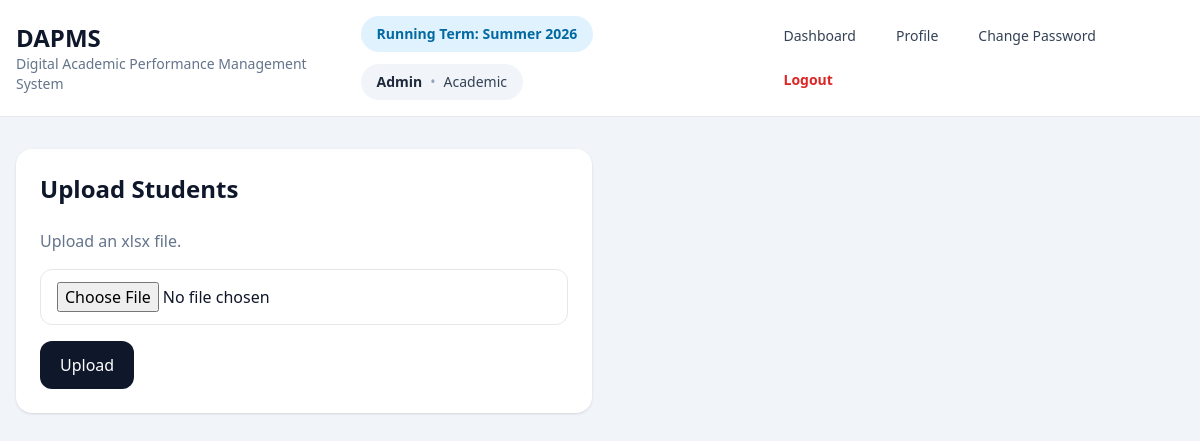
/admin/student/upload (signed in), run on the app's committed database.
### tables this page shows
CREATE TABLE terms(
            id INTEGER PRIMARY KEY AUTOINCREMENT,
            name TEXT NOT NULL,
            start_date TEXT NOT NULL,
            end_date TEXT NOT NULL,
            status TEXT NOT NULL DEFAULT 'running'
        , semester TEXT, year INTEGER);

CREATE TABLE users(
            id INTEGER PRIMARY KEY AUTOINCREMENT,
            role TEXT NOT NULL,
            name TEXT NOT NULL,
            email TEXT NOT NULL UNIQUE,
            password_hash TEXT NOT NULL,
            department TEXT NOT NULL
        );

### app/routes/admin.py (the view, shortened to what this page needs)
@bp.route('/student/upload', methods=['GET', 'POST'])
@role_required('admin')
def upload_students():
    return render_template('admin/upload_students.html')

### app/core/security.py (called while the page is built)
def load_user():
    user_id = session.get('user_id')
    if not user_id:
        g.user = None
        return
    g.user = get_db().execute('SELECT * FROM users WHERE id=?', (user_id,)).fetchone()

def role_required(*roles):
    def decorator(view):
        @wraps(view)
        def wrapped(*args, **kwargs):
            if session.get('role') not in roles:
                return redirect(url_for('auth.login'))
            return view(*args, **kwargs)
        return wrapped
    return decorator

### app/db.py (called while the page is built)
def get_db():
    if 'db' not in g:
        g.db = sqlite3.connect(current_app.config['DATABASE'])
        g.db.row_factory = sqlite3.Row
        g.db.execute('PRAGMA foreign_keys = ON')
    return g.db

### app/routes/auth.py (called while the page is built)
@bp.before_app_request
def before():
    load_user()

### app/templates/admin/upload_students.html
{% extends 'layout.html' %}
{% block content %}
<div class="max-w-xl bg-white rounded-2xl shadow p-6">
  <h2 class="text-2xl font-bold mb-6">Upload Students</h2>
  <p class="text-slate-500 mb-4">Upload an xlsx file.</p>
  <form method="post" enctype="multipart/form-data" class="space-y-4">
    <input type="file" name="file" accept=".xlsx" class="w-full border rounded-xl px-4 py-3" required>
    <button class="bg-slate-900 text-white px-5 py-3 rounded-xl">Upload</button>
  </form>
</div>
{% endblock %}

### app/templates/layout.html (shortened to what this page needs)
<!DOCTYPE html>
<html>
<head>
  <script src="https://cdn.tailwindcss.com"></script>
</head>
<body class="bg-slate-100 text-slate-900 min-h-screen">
  <nav class="bg-white border-b sticky top-0 z-20">
    <div class="max-w-7xl mx-auto px-4 py-4 flex justify-between items-center gap-4">
      <div>
        <h1 class="text-2xl font-bold">DAPMS</h1>
        <p class="text-sm text-slate-500">Digital Academic Performance Management System</p>
      </div>
     <div class="flex flex-col lg:flex-row lg:items-center lg:justify-between gap-4">
  <div class="flex flex-wrap items-center gap-3">
    {% if current_term %}
      <span class="inline-flex items-center px-4 py-2 rounded-full bg-sky-100 text-sky-700 text-sm font-semibold">
        Running Term: {{ current_term['name'] }}
      </span>
    {% endif %}
    {% if current_user %}
      <div class="inline-flex items-center px-4 py-2 rounded-full bg-slate-100 text-slate-700 text-sm">
        <span class="font-semibold text-slate-800">{{ current_user['name'] }}</span>
        {% if current_user['department'] %}
          <span class="mx-2 text-slate-400">•</span>
          <span>{{ current_user['department'] }}</span>
        {% endif %}
      </div>
    {% endif %}
  </div>
  <div class="flex flex-wrap items-center gap-2">
    {% if session.get('role') == 'admin' %}
      <a href="{{ url_for('admin.dashboard') }}"
         class="px-4 py-2 rounded-xl text-sm font-medium transition
         {% if request.endpoint == 'admin.dashboard' %}
           bg-sky-600 text-white font-bold shadow
         {% else %}
           text-slate-700 hover:bg-slate-100 hover:text-sky-700
         {% endif %}">
        Dashboard
      </a>
    {% endif %}
    {% if session.get('user_id') %}
      <a href="{{ url_for('auth.profile') }}"
         class="px-4 py-2 rounded-xl text-sm font-medium transition
         {% if request.endpoint == 'auth.profile' %}
           bg-sky-600 text-white font-bold shadow
         {% else %}
           text-slate-700 hover:bg-slate-100 hover:text-sky-700
         {% endif %}">
        Profile
      </a>
    {% endif %}
    {% if session.get('user_id') %}
      <a href="{{ url_for('auth.change_password') }}"
         class="px-4 py-2 rounded-xl text-sm font-medium transition
         {% if request.endpoint == 'auth.change_password' %}
           bg-sky-600 text-white font-bold shadow
         {% else %}
           text-slate-700 hover:bg-slate-100 hover:text-sky-700
         {% endif %}">
        Change Password
      </a>
    {% endif %}
    {% if session.get('user_id') %}
      <a href="{{ url_for('auth.logout') }}"
         class="px-4 py-2 rounded-xl text-sm font-semibold text-red-600 hover:bg-red-50 hover:text-red-700 transition">
        Logout
      </a>
    {% else %}
      <a href="{{ url_for('auth.forgot_password') }}"
         class="px-4 py-2 rounded-xl text-sm font-medium text-slate-700 hover:bg-slate-100 hover:text-sky-700 transition">
        Forgot Password
      </a>
    {% endif %}
  </div>
</div>
    </div>
  </nav>
  <div class="max-w-7xl mx-auto px-4 py-8">
    {% block content %}{% endblock %}
  </div>
</body>
</html>

### data on the page
terms: name "Summer 2026"
users: name "Admin", department "Academic"
